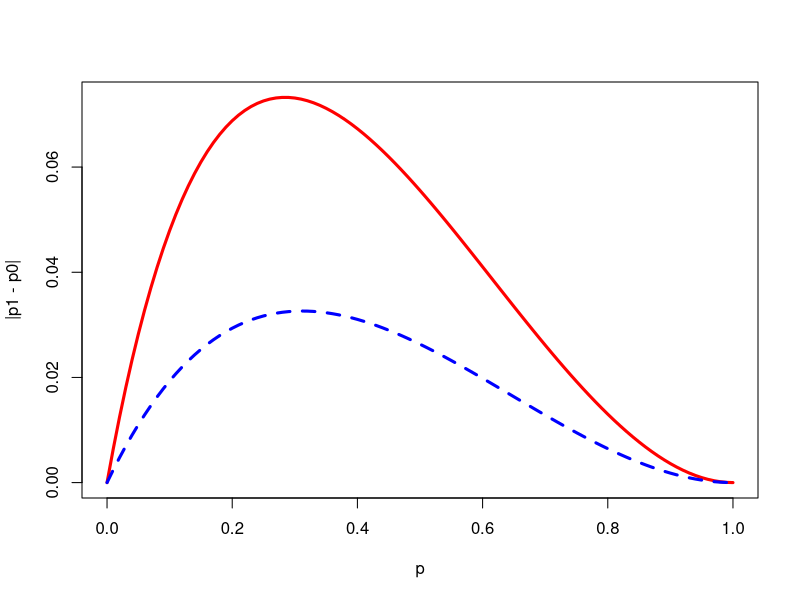
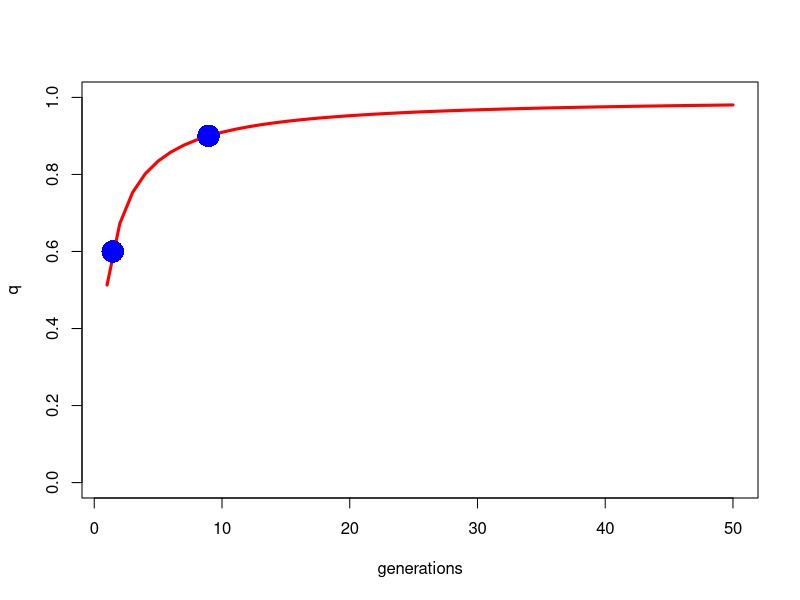

Generate these figures, in order, with R:
## ---- chunk 1
options(htmltools.dir.version = FALSE)
## ---- chunk 2
deltap <- function(s, p){
  q <- 1-p
  return((s*p*q^2)/(1 - s*q^2))
}

p <- seq(0, 1, by=0.01)
plot(p, deltap(s=0.4, p), type="l", lwd=3, col="red", xlab="p", ylab="|p1 - p0|")
lines(p, deltap(s=0.2, p), lty=2, lwd=3, col="blue")
## ---- chunk 3
get_pt <- function(p0, t){
  q0 <- 1 - p0
  return(1- q0/(1+t*q0))
  }
## ---- chunk 4

get_t <- function(p0, pt){
  q0 = 1- p0
  qt = 1 - pt
  return(1/qt - 1/q0)
  }
## ---- chunk 5
t <- 1:50
get_t(p0=0.6, pt=0.9) #7.5
plot(t, get_pt(0.05, t), type="l", lwd=3, col="red", 
     xlab="generations", ylab="q", ylim=c(0, 1))
points(x=get_t(p0=0.05, pt=0.6), y=0.6, col="blue", cex=3, pch=16)
points(x=get_t(p0=0.05, pt=0.9), y=0.9, col="blue", cex=3, pch=16)

